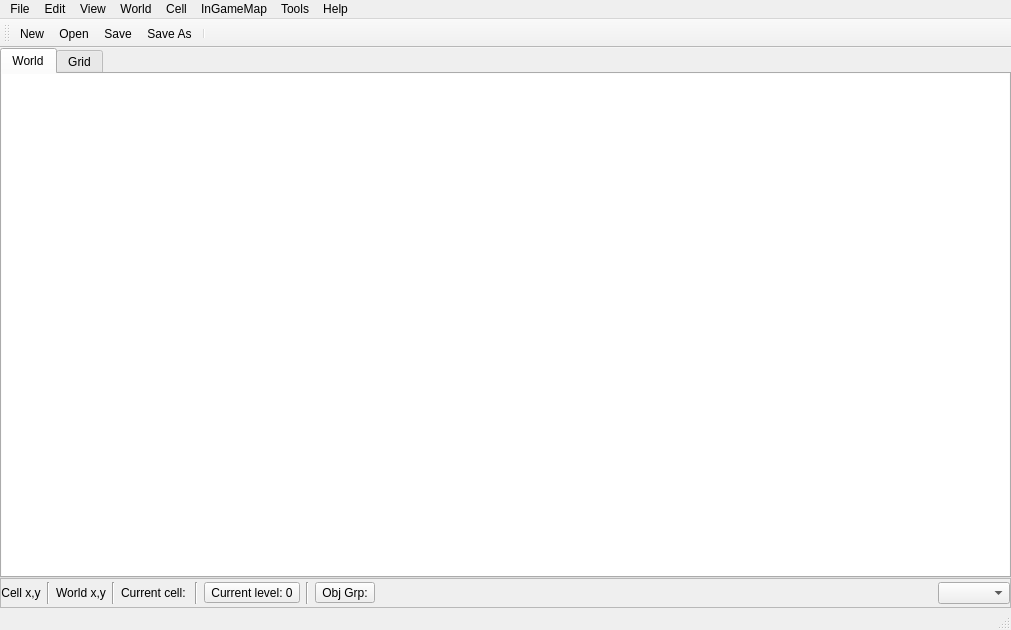
<?xml version="1.0" encoding="UTF-8"?>
<ui version="4.0">
 <class>MainWindow</class>
 <widget class="QMainWindow" name="MainWindow">
  <property name="geometry">
   <rect>
    <x>0</x>
    <y>0</y>
    <width>1011</width>
    <height>630</height>
   </rect>
  </property>
  <property name="windowTitle">
   <string>PZWorldEd</string>
  </property>
  <widget class="QWidget" name="centralWidget">
   <layout class="QGridLayout" name="gridLayout_4">
    <property name="leftMargin">
     <number>0</number>
    </property>
    <property name="topMargin">
     <number>0</number>
    </property>
    <property name="rightMargin">
     <number>0</number>
    </property>
    <property name="bottomMargin">
     <number>0</number>
    </property>
    <property name="verticalSpacing">
     <number>0</number>
    </property>
    <item row="0" column="0">
     <widget class="QTabWidget" name="documentTabWidget">
      <property name="currentIndex">
       <number>0</number>
      </property>
      <widget class="QWidget" name="tabWorld">
       <attribute name="title">
        <string>World</string>
       </attribute>
       <layout class="QGridLayout" name="gridLayout_3">
        <property name="leftMargin">
         <number>0</number>
        </property>
        <property name="topMargin">
         <number>0</number>
        </property>
        <property name="rightMargin">
         <number>0</number>
        </property>
        <property name="bottomMargin">
         <number>0</number>
        </property>
        <item row="0" column="0">
         <widget class="QGraphicsView" name="worldView">
          <property name="frameShape">
           <enum>QFrame::NoFrame</enum>
          </property>
          <property name="frameShadow">
           <enum>QFrame::Sunken</enum>
          </property>
         </widget>
        </item>
       </layout>
      </widget>
      <widget class="QWidget" name="tabCell">
       <attribute name="title">
        <string>Grid</string>
       </attribute>
       <layout class="QGridLayout" name="gridLayout_5">
        <property name="leftMargin">
         <number>0</number>
        </property>
        <property name="topMargin">
         <number>0</number>
        </property>
        <property name="rightMargin">
         <number>0</number>
        </property>
        <property name="bottomMargin">
         <number>0</number>
        </property>
        <item row="0" column="0">
         <widget class="QGraphicsView" name="cellView">
          <property name="frameShape">
           <enum>QFrame::NoFrame</enum>
          </property>
         </widget>
        </item>
       </layout>
      </widget>
     </widget>
    </item>
    <item row="1" column="0">
     <widget class="QFrame" name="viewTools">
      <property name="frameShape">
       <enum>QFrame::StyledPanel</enum>
      </property>
      <property name="frameShadow">
       <enum>QFrame::Raised</enum>
      </property>
      <layout class="QHBoxLayout" name="horizontalLayout">
       <property name="leftMargin">
        <number>0</number>
       </property>
       <property name="topMargin">
        <number>3</number>
       </property>
       <property name="rightMargin">
        <number>0</number>
       </property>
       <property name="bottomMargin">
        <number>3</number>
       </property>
       <item>
        <widget class="QLabel" name="coordinatesLabel">
         <property name="minimumSize">
          <size>
           <width>0</width>
           <height>0</height>
          </size>
         </property>
         <property name="text">
          <string>Cell x,y</string>
         </property>
         <property name="alignment">
          <set>Qt::AlignCenter</set>
         </property>
        </widget>
       </item>
       <item>
        <widget class="Line" name="line">
         <property name="orientation">
          <enum>Qt::Vertical</enum>
         </property>
        </widget>
       </item>
       <item>
        <widget class="QLabel" name="worldCoordinatesLabel">
         <property name="minimumSize">
          <size>
           <width>0</width>
           <height>0</height>
          </size>
         </property>
         <property name="text">
          <string>World x,y</string>
         </property>
         <property name="alignment">
          <set>Qt::AlignCenter</set>
         </property>
        </widget>
       </item>
       <item>
        <widget class="Line" name="line_4">
         <property name="orientation">
          <enum>Qt::Vertical</enum>
         </property>
        </widget>
       </item>
       <item>
        <widget class="QLabel" name="currentCellLabel">
         <property name="text">
          <string>Current cell: &lt;none&gt;</string>
         </property>
        </widget>
       </item>
       <item>
        <widget class="Line" name="line_2">
         <property name="orientation">
          <enum>Qt::Vertical</enum>
         </property>
        </widget>
       </item>
       <item>
        <widget class="QToolButton" name="currentLevelButton">
         <property name="text">
          <string>Current level: 0</string>
         </property>
         <property name="popupMode">
          <enum>QToolButton::InstantPopup</enum>
         </property>
         <property name="arrowType">
          <enum>Qt::NoArrow</enum>
         </property>
        </widget>
       </item>
       <item>
        <widget class="Line" name="line_3">
         <property name="orientation">
          <enum>Qt::Vertical</enum>
         </property>
        </widget>
       </item>
       <item>
        <widget class="QToolButton" name="objectGroupButton">
         <property name="text">
          <string>Obj Grp:</string>
         </property>
         <property name="popupMode">
          <enum>QToolButton::InstantPopup</enum>
         </property>
        </widget>
       </item>
       <item>
        <spacer name="horizontalSpacer">
         <property name="orientation">
          <enum>Qt::Horizontal</enum>
         </property>
         <property name="sizeHint" stdset="0">
          <size>
           <width>40</width>
           <height>20</height>
          </size>
         </property>
        </spacer>
       </item>
       <item>
        <widget class="QComboBox" name="zoomComboBox"/>
       </item>
      </layout>
     </widget>
    </item>
   </layout>
  </widget>
  <widget class="QMenuBar" name="menuBar">
   <property name="geometry">
    <rect>
     <x>0</x>
     <y>0</y>
     <width>1011</width>
     <height>17</height>
    </rect>
   </property>
   <widget class="QMenu" name="fileMenu">
    <property name="title">
     <string>File</string>
    </property>
    <widget class="QMenu" name="menuGenerate_Lots">
     <property name="title">
      <string>Generate Lots 10x10</string>
     </property>
     <addaction name="actionGenerateLotsAll"/>
     <addaction name="actionGenerateLotsSelected"/>
    </widget>
    <widget class="QMenu" name="menuBMP_To_TMX">
     <property name="title">
      <string>BMP To TMX</string>
     </property>
     <addaction name="actionBMPToTMXAll"/>
     <addaction name="actionBMPToTMXSelected"/>
    </widget>
    <widget class="QMenu" name="menuTMX_To_BMP">
     <property name="title">
      <string>TMX To BMP</string>
     </property>
     <addaction name="actionTMXToBMPAll"/>
     <addaction name="actionTMXToBMPSelected"/>
    </widget>
    <widget class="QMenu" name="menuGenerate_Lots_8x8">
     <property name="title">
      <string>Generate Lots 8x8</string>
     </property>
     <addaction name="actionGenerateLotsAll8x8"/>
     <addaction name="actionGenerateLotsSelected8x8"/>
    </widget>
    <widget class="QMenu" name="menuOverwriteSpawnMap256">
     <property name="title">
      <string>Overwrite SpawnMap 8x8</string>
     </property>
     <addaction name="actionOverwriteSpawnMap_AllCells_256"/>
     <addaction name="actionOverwriteSpawnMap_SelectedCells_256"/>
    </widget>
    <addaction name="actionNew"/>
    <addaction name="actionOpen"/>
    <addaction name="actionSave"/>
    <addaction name="actionSaveAs"/>
    <addaction name="separator"/>
    <addaction name="menuBMP_To_TMX"/>
    <addaction name="menuTMX_To_BMP"/>
    <addaction name="menuGenerate_Lots"/>
    <addaction name="menuGenerate_Lots_8x8"/>
    <addaction name="menuOverwriteSpawnMap256"/>
    <addaction name="actionLUAObjectDump"/>
    <addaction name="actionWriteObjects"/>
    <addaction name="actionReadObjectsFromLua"/>
    <addaction name="actionWriteRoomTonesToLua"/>
    <addaction name="separator"/>
    <addaction name="actionClose"/>
    <addaction name="actionCloseAll"/>
    <addaction name="actionQuit"/>
   </widget>
   <widget class="QMenu" name="helpMenu">
    <property name="title">
     <string>Help</string>
    </property>
    <addaction name="actionAboutQt"/>
   </widget>
   <widget class="QMenu" name="editMenu">
    <property name="title">
     <string>Edit</string>
    </property>
    <addaction name="separator"/>
    <addaction name="actionCopy"/>
    <addaction name="actionPaste"/>
    <addaction name="actionClipboard"/>
    <addaction name="separator"/>
    <addaction name="actionPreferences"/>
   </widget>
   <widget class="QMenu" name="menuView">
    <property name="title">
     <string>View</string>
    </property>
    <addaction name="actionShowCellBorder"/>
    <addaction name="actionShowCoordinates"/>
    <addaction name="actionShowGrid"/>
    <addaction name="actionShowInvisibleTiles"/>
    <addaction name="actionShowLotFloorsOnly"/>
    <addaction name="actionShowMiniMap"/>
    <addaction name="actionShowObjects"/>
    <addaction name="actionShowObjectNames"/>
    <addaction name="actionShowOtherWorlds"/>
    <addaction name="actionShowBMP"/>
    <addaction name="actionShowZombieSpawnImage"/>
    <addaction name="actionShowZonesInWorldView"/>
    <addaction name="separator"/>
    <addaction name="actionHighlightCurrentLevel"/>
    <addaction name="actionHighlightRoomUnderPointer"/>
    <addaction name="actionLevelAbove"/>
    <addaction name="actionLevelBelow"/>
    <addaction name="separator"/>
    <addaction name="actionZoomIn"/>
    <addaction name="actionZoomOut"/>
    <addaction name="actionZoomNormal"/>
    <addaction name="separator"/>
   </widget>
   <widget class="QMenu" name="menuWorld">
    <property name="title">
     <string>World</string>
    </property>
    <addaction name="actionEditCell"/>
    <addaction name="actionGoToXY"/>
    <addaction name="actionResizeWorld"/>
    <addaction name="separator"/>
    <addaction name="actionObjectGroups"/>
    <addaction name="actionObjectTypes"/>
    <addaction name="separator"/>
    <addaction name="actionEnums"/>
    <addaction name="actionProperties"/>
    <addaction name="actionTemplates"/>
    <addaction name="separator"/>
    <addaction name="actionRemoveRoad"/>
    <addaction name="actionRemoveBMP"/>
   </widget>
   <widget class="QMenu" name="menuCell">
    <property name="title">
     <string>Cell</string>
    </property>
    <addaction name="actionRemoveLot"/>
    <addaction name="actionRemoveObject"/>
    <addaction name="actionSplitObjectPolygon"/>
    <addaction name="separator"/>
    <addaction name="actionExtractLots"/>
    <addaction name="actionExtractObjects"/>
    <addaction name="separator"/>
    <addaction name="actionClearCell"/>
    <addaction name="actionClearMapOnly"/>
   </widget>
   <widget class="QMenu" name="menuTools">
    <property name="title">
     <string>Tools</string>
    </property>
    <widget class="QMenu" name="menuAlias_Fixup">
     <property name="title">
      <string>Tiles From -&gt; To</string>
     </property>
     <addaction name="actionFromToAll"/>
     <addaction name="actionFromToSelected"/>
    </widget>
    <addaction name="actionLotPackViewer"/>
    <addaction name="menuAlias_Fixup"/>
    <addaction name="actionBuildingsToPNG"/>
    <addaction name="actionLootInspector"/>
    <addaction name="actionZonesToPNG"/>
   </widget>
   <widget class="QMenu" name="menuInGameMap">
    <property name="title">
     <string>InGameMap</string>
    </property>
    <addaction name="actionRemoveInGameMapFeatures"/>
    <addaction name="actionRemoveInGameMapPoints"/>
    <addaction name="actionSplitInGameMapPolygon"/>
    <addaction name="actionAddInGameMapHole"/>
    <addaction name="actionRemoveInGameMapHole"/>
    <addaction name="actionConvertToPolygon"/>
    <addaction name="separator"/>
    <addaction name="actionGenerateInGameMapBuildingFeatures"/>
    <addaction name="actionGenerateInGameMapTreeFeatures"/>
    <addaction name="actionGenerateInGameMapWaterFeatures"/>
    <addaction name="separator"/>
    <addaction name="actionReadInGameMapFeaturesXML"/>
    <addaction name="actionWriteInGameMapFeaturesXML"/>
    <addaction name="actionWriteInGameMapFeaturesXML_256"/>
    <addaction name="actionOverwriteInGameMapFeaturesXML"/>
    <addaction name="actionOverwriteInGameMapFeaturesXML_256"/>
    <addaction name="actionCreateFeatureImage"/>
    <addaction name="actionCreateWorldImage"/>
    <addaction name="actionCreateImagePyramid"/>
   </widget>
   <addaction name="fileMenu"/>
   <addaction name="editMenu"/>
   <addaction name="menuView"/>
   <addaction name="menuWorld"/>
   <addaction name="menuCell"/>
   <addaction name="menuInGameMap"/>
   <addaction name="menuTools"/>
   <addaction name="helpMenu"/>
  </widget>
  <widget class="QToolBar" name="mainToolBar">
   <property name="windowTitle">
    <string>Main Toolbar</string>
   </property>
   <property name="toolButtonStyle">
    <enum>Qt::ToolButtonFollowStyle</enum>
   </property>
   <attribute name="toolBarArea">
    <enum>TopToolBarArea</enum>
   </attribute>
   <attribute name="toolBarBreak">
    <bool>false</bool>
   </attribute>
   <addaction name="actionNew"/>
   <addaction name="actionOpen"/>
   <addaction name="actionSave"/>
   <addaction name="actionSaveAs"/>
   <addaction name="separator"/>
  </widget>
  <widget class="QStatusBar" name="statusBar"/>
  <action name="actionQuit">
   <property name="icon">
    <iconset resource="editor.qrc">
     <normaloff>:/images/16x16/application-exit.png</normaloff>:/images/16x16/application-exit.png</iconset>
   </property>
   <property name="text">
    <string>Quit</string>
   </property>
   <property name="menuRole">
    <enum>QAction::QuitRole</enum>
   </property>
  </action>
  <action name="actionAboutQt">
   <property name="text">
    <string>About Qt</string>
   </property>
   <property name="menuRole">
    <enum>QAction::AboutQtRole</enum>
   </property>
  </action>
  <action name="actionOpen">
   <property name="icon">
    <iconset resource="editor.qrc">
     <normaloff>:/images/16x16/document-open.png</normaloff>:/images/16x16/document-open.png</iconset>
   </property>
   <property name="text">
    <string>Open...</string>
   </property>
  </action>
  <action name="actionEditCell">
   <property name="text">
    <string>Edit Cell</string>
   </property>
  </action>
  <action name="actionUndo">
   <property name="text">
    <string>Undo</string>
   </property>
  </action>
  <action name="actionRedo">
   <property name="text">
    <string>Redo</string>
   </property>
  </action>
  <action name="actionZoomIn">
   <property name="icon">
    <iconset resource="editor.qrc">
     <normaloff>:/images/16x16/zoom-in.png</normaloff>:/images/16x16/zoom-in.png</iconset>
   </property>
   <property name="text">
    <string>Zoom In</string>
   </property>
  </action>
  <action name="actionZoomOut">
   <property name="icon">
    <iconset resource="editor.qrc">
     <normaloff>:/images/16x16/zoom-out.png</normaloff>:/images/16x16/zoom-out.png</iconset>
   </property>
   <property name="text">
    <string>Zoom Out</string>
   </property>
  </action>
  <action name="actionShowGrid">
   <property name="checkable">
    <bool>true</bool>
   </property>
   <property name="text">
    <string>Show Grid</string>
   </property>
   <property name="shortcut">
    <string>Ctrl+G</string>
   </property>
  </action>
  <action name="actionHighlightCurrentLevel">
   <property name="checkable">
    <bool>true</bool>
   </property>
   <property name="text">
    <string>Highlight Current Level</string>
   </property>
   <property name="shortcut">
    <string>H</string>
   </property>
  </action>
  <action name="actionZoomNormal">
   <property name="icon">
    <iconset resource="editor.qrc">
     <normaloff>:/images/16x16/zoom-original.png</normaloff>:/images/16x16/zoom-original.png</iconset>
   </property>
   <property name="text">
    <string>Normal Size</string>
   </property>
   <property name="shortcut">
    <string>Ctrl+0</string>
   </property>
  </action>
  <action name="actionSave">
   <property name="icon">
    <iconset resource="editor.qrc">
     <normaloff>:/images/16x16/document-save.png</normaloff>:/images/16x16/document-save.png</iconset>
   </property>
   <property name="text">
    <string>Save</string>
   </property>
  </action>
  <action name="actionSaveAs">
   <property name="icon">
    <iconset resource="editor.qrc">
     <normaloff>:/images/16x16/document-save-as.png</normaloff>:/images/16x16/document-save-as.png</iconset>
   </property>
   <property name="text">
    <string>Save As...</string>
   </property>
  </action>
  <action name="actionClose">
   <property name="text">
    <string>Close</string>
   </property>
  </action>
  <action name="actionCloseAll">
   <property name="text">
    <string>Close All</string>
   </property>
  </action>
  <action name="actionProperties">
   <property name="text">
    <string>Property Definitions...</string>
   </property>
  </action>
  <action name="actionTemplates">
   <property name="text">
    <string>Templates...</string>
   </property>
  </action>
  <action name="actionShowCoordinates">
   <property name="checkable">
    <bool>true</bool>
   </property>
   <property name="text">
    <string>Show Coordinates</string>
   </property>
  </action>
  <action name="actionRemoveLot">
   <property name="icon">
    <iconset resource="editor.qrc">
     <normaloff>:/images/16x16/edit-delete.png</normaloff>:/images/16x16/edit-delete.png</iconset>
   </property>
   <property name="text">
    <string>Remove Selected Lots</string>
   </property>
   <property name="toolTip">
    <string>Remove Selected Lots</string>
   </property>
  </action>
  <action name="actionNew">
   <property name="icon">
    <iconset resource="editor.qrc">
     <normaloff>:/images/16x16/document-new.png</normaloff>:/images/16x16/document-new.png</iconset>
   </property>
   <property name="text">
    <string>New...</string>
   </property>
  </action>
  <action name="actionCreateObject">
   <property name="icon">
    <iconset resource="editor.qrc">
     <normaloff>:/images/24x24/insert-object.png</normaloff>:/images/24x24/insert-object.png</iconset>
   </property>
   <property name="text">
    <string>Create Object</string>
   </property>
  </action>
  <action name="actionRemoveObject">
   <property name="icon">
    <iconset resource="editor.qrc">
     <normaloff>:/images/16x16/edit-delete.png</normaloff>:/images/16x16/edit-delete.png</iconset>
   </property>
   <property name="text">
    <string>Remove Selected Objects</string>
   </property>
   <property name="toolTip">
    <string>Remove Selected Objects</string>
   </property>
  </action>
  <action name="actionSnapToGrid">
   <property name="checkable">
    <bool>true</bool>
   </property>
   <property name="text">
    <string>Snap To Grid</string>
   </property>
  </action>
  <action name="actionObjectTypes">
   <property name="text">
    <string>Object Types...</string>
   </property>
  </action>
  <action name="actionClearCell">
   <property name="icon">
    <iconset resource="editor.qrc">
     <normaloff>:/images/16x16/edit-clear.png</normaloff>:/images/16x16/edit-clear.png</iconset>
   </property>
   <property name="text">
    <string>Clear</string>
   </property>
  </action>
  <action name="actionPreferences">
   <property name="text">
    <string>Preferences...</string>
   </property>
   <property name="menuRole">
    <enum>QAction::PreferencesRole</enum>
   </property>
  </action>
  <action name="actionShowMiniMap">
   <property name="checkable">
    <bool>true</bool>
   </property>
   <property name="text">
    <string>Show Mini-map</string>
   </property>
   <property name="shortcut">
    <string>M</string>
   </property>
  </action>
  <action name="actionClearMapOnly">
   <property name="text">
    <string>Clear Map Only</string>
   </property>
  </action>
  <action name="actionExtractLots">
   <property name="text">
    <string>Extract Lots...</string>
   </property>
  </action>
  <action name="actionExtractObjects">
   <property name="text">
    <string>Extract Objects...</string>
   </property>
  </action>
  <action name="actionObjectGroups">
   <property name="text">
    <string>Object Groups...</string>
   </property>
  </action>
  <action name="actionCopy">
   <property name="icon">
    <iconset resource="editor.qrc">
     <normaloff>:/images/16x16/edit-copy.png</normaloff>:/images/16x16/edit-copy.png</iconset>
   </property>
   <property name="text">
    <string>Copy</string>
   </property>
  </action>
  <action name="actionPaste">
   <property name="icon">
    <iconset resource="editor.qrc">
     <normaloff>:/images/16x16/edit-paste.png</normaloff>:/images/16x16/edit-paste.png</iconset>
   </property>
   <property name="text">
    <string>Paste</string>
   </property>
  </action>
  <action name="actionClipboard">
   <property name="text">
    <string>Show Clipboard</string>
   </property>
  </action>
  <action name="actionLevelAbove">
   <property name="text">
    <string>Select Level Above</string>
   </property>
   <property name="shortcut">
    <string>PgUp</string>
   </property>
  </action>
  <action name="actionLevelBelow">
   <property name="text">
    <string>Select Level Below</string>
   </property>
   <property name="shortcut">
    <string>PgDown</string>
   </property>
  </action>
  <action name="actionShowObjectNames">
   <property name="checkable">
    <bool>true</bool>
   </property>
   <property name="text">
    <string>Show Object Names</string>
   </property>
  </action>
  <action name="actionGenerateLotsAll">
   <property name="text">
    <string>All Cells...</string>
   </property>
  </action>
  <action name="actionGenerateLotsSelected">
   <property name="text">
    <string>Selected Cells Only...</string>
   </property>
  </action>
  <action name="actionRemoveRoad">
   <property name="icon">
    <iconset resource="editor.qrc">
     <normaloff>:/images/16x16/edit-delete.png</normaloff>:/images/16x16/edit-delete.png</iconset>
   </property>
   <property name="text">
    <string>Removed Selected Roads</string>
   </property>
   <property name="toolTip">
    <string>Remove Selected Roads</string>
   </property>
  </action>
  <action name="actionBMPToTMXAll">
   <property name="text">
    <string>All Cells...</string>
   </property>
  </action>
  <action name="actionBMPToTMXSelected">
   <property name="text">
    <string>Selected Cells Only...</string>
   </property>
  </action>
  <action name="actionRemoveBMP">
   <property name="icon">
    <iconset resource="editor.qrc">
     <normaloff>:/images/16x16/edit-delete.png</normaloff>:/images/16x16/edit-delete.png</iconset>
   </property>
   <property name="text">
    <string>Remove Selected BMP Images</string>
   </property>
  </action>
  <action name="actionShowBMP">
   <property name="checkable">
    <bool>true</bool>
   </property>
   <property name="text">
    <string>Show BMP Images</string>
   </property>
  </action>
  <action name="actionResizeWorld">
   <property name="icon">
    <iconset resource="editor.qrc">
     <normaloff>:/images/16x16/document-page-setup.png</normaloff>:/images/16x16/document-page-setup.png</iconset>
   </property>
   <property name="text">
    <string>Resize World...</string>
   </property>
  </action>
  <action name="actionLotPackViewer">
   <property name="text">
    <string>LotPack Viewer</string>
   </property>
  </action>
  <action name="actionFromToAll">
   <property name="text">
    <string>All Cells...</string>
   </property>
  </action>
  <action name="actionFromToSelected">
   <property name="text">
    <string>Selected Cells Only...</string>
   </property>
  </action>
  <action name="actionHMMesh">
   <property name="checkable">
    <bool>true</bool>
   </property>
   <property name="text">
    <string>Mesh</string>
   </property>
  </action>
  <action name="actionHMFlat">
   <property name="checkable">
    <bool>true</bool>
   </property>
   <property name="text">
    <string>Flat</string>
   </property>
  </action>
  <action name="actionGoToXY">
   <property name="text">
    <string>Go To Coordinates...</string>
   </property>
  </action>
  <action name="actionEnums">
   <property name="text">
    <string>Enums...</string>
   </property>
  </action>
  <action name="actionLUAObjectDump">
   <property name="text">
    <string>Write Spawn Points...</string>
   </property>
  </action>
  <action name="actionHighlightRoomUnderPointer">
   <property name="checkable">
    <bool>true</bool>
   </property>
   <property name="text">
    <string>Highlight Room Under Pointer</string>
   </property>
   <property name="shortcut">
    <string>Ctrl+R</string>
   </property>
  </action>
  <action name="actionBuildingsToPNG">
   <property name="text">
    <string>Buildings To PNG...</string>
   </property>
  </action>
  <action name="actionLootInspector">
   <property name="text">
    <string>Loot Inspector</string>
   </property>
  </action>
  <action name="actionWriteObjects">
   <property name="text">
    <string>Write Objects to Lua...</string>
   </property>
  </action>
  <action name="actionTMXToBMPAll">
   <property name="text">
    <string>All Cells...</string>
   </property>
  </action>
  <action name="actionTMXToBMPSelected">
   <property name="text">
    <string>Selected Cells Only...</string>
   </property>
  </action>
  <action name="actionShowObjects">
   <property name="checkable">
    <bool>true</bool>
   </property>
   <property name="text">
    <string>Show Objects</string>
   </property>
  </action>
  <action name="actionShowOtherWorlds">
   <property name="checkable">
    <bool>true</bool>
   </property>
   <property name="text">
    <string>Show Other Worlds</string>
   </property>
  </action>
  <action name="actionWriteInGameMapFeaturesXML">
   <property name="icon">
    <iconset resource="editor.qrc">
     <normaloff>:/images/16x16/document-save-as.png</normaloff>:/images/16x16/document-save-as.png</iconset>
   </property>
   <property name="text">
    <string>Write Features XML 10x10...</string>
   </property>
   <property name="toolTip">
    <string>Don't forget to do this!</string>
   </property>
  </action>
  <action name="actionGenerateInGameMapBuildingFeatures">
   <property name="text">
    <string>Generate Building Features</string>
   </property>
  </action>
  <action name="actionGenerateInGameMapWaterFeatures">
   <property name="text">
    <string>Generate Water Features</string>
   </property>
  </action>
  <action name="actionReadInGameMapFeaturesXML">
   <property name="icon">
    <iconset resource="editor.qrc">
     <normaloff>:/images/16x16/document-open.png</normaloff>:/images/16x16/document-open.png</iconset>
   </property>
   <property name="text">
    <string>Read Features XML...</string>
   </property>
  </action>
  <action name="actionSplitInGameMapPolygon">
   <property name="text">
    <string>Split Polygon</string>
   </property>
  </action>
  <action name="actionRemoveInGameMapPoints">
   <property name="icon">
    <iconset resource="editor.qrc">
     <normaloff>:/images/16x16/edit-delete.png</normaloff>:/images/16x16/edit-delete.png</iconset>
   </property>
   <property name="text">
    <string>Remove Selected Points</string>
   </property>
  </action>
  <action name="actionGenerateInGameMapTreeFeatures">
   <property name="text">
    <string>Generate Tree Features</string>
   </property>
  </action>
  <action name="actionRemoveInGameMapFeatures">
   <property name="icon">
    <iconset resource="editor.qrc">
     <normaloff>:/images/16x16/edit-delete.png</normaloff>:/images/16x16/edit-delete.png</iconset>
   </property>
   <property name="text">
    <string>Remove Selected Features</string>
   </property>
   <property name="shortcut">
    <string>Del</string>
   </property>
  </action>
  <action name="actionCreateImagePyramid">
   <property name="text">
    <string>Create Image Pyramid...</string>
   </property>
  </action>
  <action name="actionAddInGameMapHole">
   <property name="text">
    <string>Add Polygon Hole</string>
   </property>
  </action>
  <action name="actionRemoveInGameMapHole">
   <property name="text">
    <string>Remove Polygon Hole</string>
   </property>
  </action>
  <action name="actionConvertToPolygon">
   <property name="text">
    <string>Convert To Polygon</string>
   </property>
  </action>
  <action name="actionShowZonesInWorldView">
   <property name="checkable">
    <bool>true</bool>
   </property>
   <property name="text">
    <string>Show Zones In World View</string>
   </property>
  </action>
  <action name="actionShowZombieSpawnImage">
   <property name="checkable">
    <bool>true</bool>
   </property>
   <property name="text">
    <string>Show Zombie Spawn Image</string>
   </property>
  </action>
  <action name="actionSplitObjectPolygon">
   <property name="text">
    <string>Split Object Polygon</string>
   </property>
  </action>
  <action name="actionOverwriteInGameMapFeaturesXML">
   <property name="text">
    <string>Overwrite 300</string>
   </property>
   <property name="toolTip">
    <string>Overwrite 300</string>
   </property>
  </action>
  <action name="actionCreateWorldImage">
   <property name="text">
    <string>Create World Image...</string>
   </property>
  </action>
  <action name="actionGenerateLotsAll8x8">
   <property name="text">
    <string>All Cells...</string>
   </property>
  </action>
  <action name="actionGenerateLotsSelected8x8">
   <property name="text">
    <string>Selected Cells Only...</string>
   </property>
  </action>
  <action name="actionWriteInGameMapFeaturesXML_256">
   <property name="icon">
    <iconset resource="editor.qrc">
     <normaloff>:/images/16x16/document-save-as.png</normaloff>:/images/16x16/document-save-as.png</iconset>
   </property>
   <property name="text">
    <string>Write Features XML 8x8...</string>
   </property>
   <property name="toolTip">
    <string>Don't forget to do this!</string>
   </property>
  </action>
  <action name="actionOverwriteInGameMapFeaturesXML_256">
   <property name="text">
    <string>Overwrite256</string>
   </property>
   <property name="toolTip">
    <string>Overwrite 256</string>
   </property>
  </action>
  <action name="actionZonesToPNG">
   <property name="text">
    <string>Zones To PNG...</string>
   </property>
  </action>
  <action name="actionWriteRoomTonesToLua">
   <property name="text">
    <string>Write RoomTones to Lua...</string>
   </property>
  </action>
  <action name="actionShowInvisibleTiles">
   <property name="checkable">
    <bool>true</bool>
   </property>
   <property name="text">
    <string>Show Invisible Tiles</string>
   </property>
  </action>
  <action name="actionShowCellBorder">
   <property name="checkable">
    <bool>true</bool>
   </property>
   <property name="text">
    <string>Show Cell Border</string>
   </property>
  </action>
  <action name="actionOverwriteSpawnMap_AllCells_256">
   <property name="text">
    <string>All Cells...</string>
   </property>
   <property name="toolTip">
    <string>All Cells</string>
   </property>
  </action>
  <action name="actionOverwriteSpawnMap_SelectedCells_256">
   <property name="text">
    <string>Selected Cells...</string>
   </property>
   <property name="toolTip">
    <string>Selected Cells</string>
   </property>
  </action>
  <action name="actionCreateFeatureImage">
   <property name="text">
    <string>Create Feature Image...</string>
   </property>
  </action>
  <action name="actionReadObjectsFromLua">
   <property name="text">
    <string>Read Objects from Lua...</string>
   </property>
  </action>
  <action name="actionShowLotFloorsOnly">
   <property name="checkable">
    <bool>true</bool>
   </property>
   <property name="text">
    <string>Show Lot Floors Only</string>
   </property>
   <property name="shortcut">
    <string>Ctrl+L</string>
   </property>
  </action>
 </widget>
 <layoutdefault spacing="6" margin="11"/>
 <resources>
  <include location="editor.qrc"/>
 </resources>
 <connections/>
</ui>
